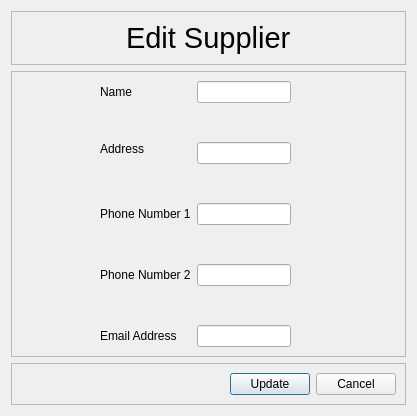
<?xml version="1.0" encoding="UTF-8"?>
<ui version="4.0">
 <class>Dialog</class>
 <widget class="QDialog" name="Dialog">
  <property name="geometry">
   <rect>
    <x>0</x>
    <y>0</y>
    <width>417</width>
    <height>416</height>
   </rect>
  </property>
  <property name="windowTitle">
   <string>Dialog</string>
  </property>
  <layout class="QGridLayout" name="gridLayout_4">
   <item row="2" column="0" colspan="2">
    <widget class="QFrame" name="frame_3">
     <property name="frameShape">
      <enum>QFrame::StyledPanel</enum>
     </property>
     <property name="frameShadow">
      <enum>QFrame::Raised</enum>
     </property>
     <layout class="QGridLayout" name="gridLayout_3">
      <item row="0" column="0">
       <spacer name="horizontalSpacer_8">
        <property name="orientation">
         <enum>Qt::Horizontal</enum>
        </property>
        <property name="sizeHint" stdset="0">
         <size>
          <width>40</width>
          <height>20</height>
         </size>
        </property>
       </spacer>
      </item>
      <item row="0" column="1">
       <widget class="QPushButton" name="updateButton">
        <property name="statusTip">
         <string/>
        </property>
        <property name="text">
         <string>Update</string>
        </property>
       </widget>
      </item>
      <item row="0" column="2">
       <widget class="QPushButton" name="cancelButton">
        <property name="text">
         <string>Cancel</string>
        </property>
       </widget>
      </item>
     </layout>
    </widget>
   </item>
   <item row="0" column="0" colspan="2">
    <widget class="QFrame" name="frame">
     <property name="frameShape">
      <enum>QFrame::StyledPanel</enum>
     </property>
     <property name="frameShadow">
      <enum>QFrame::Raised</enum>
     </property>
     <layout class="QGridLayout" name="gridLayout">
      <item row="0" column="0" alignment="Qt::AlignHCenter">
       <widget class="QLabel" name="label">
        <property name="font">
         <font>
          <pointsize>22</pointsize>
         </font>
        </property>
        <property name="text">
         <string>Edit Supplier</string>
        </property>
       </widget>
      </item>
     </layout>
    </widget>
   </item>
   <item row="1" column="0" colspan="2">
    <widget class="QFrame" name="frame_2">
     <property name="frameShape">
      <enum>QFrame::StyledPanel</enum>
     </property>
     <property name="frameShadow">
      <enum>QFrame::Raised</enum>
     </property>
     <layout class="QGridLayout" name="gridLayout_2">
      <item row="2" column="3" alignment="Qt::AlignTop">
       <widget class="QLabel" name="addressLabel">
        <property name="text">
         <string>Address</string>
        </property>
       </widget>
      </item>
      <item row="2" column="2">
       <spacer name="horizontalSpacer_2">
        <property name="orientation">
         <enum>Qt::Horizontal</enum>
        </property>
        <property name="sizeHint" stdset="0">
         <size>
          <width>40</width>
          <height>20</height>
         </size>
        </property>
       </spacer>
      </item>
      <item row="4" column="3">
       <widget class="QLabel" name="phoneNumber1Label">
        <property name="text">
         <string>Phone Number 1</string>
        </property>
       </widget>
      </item>
      <item row="6" column="3">
       <widget class="QLabel" name="phoneNumber2Label">
        <property name="text">
         <string>Phone Number 2</string>
        </property>
       </widget>
      </item>
      <item row="2" column="5">
       <spacer name="horizontalSpacer_5">
        <property name="orientation">
         <enum>Qt::Horizontal</enum>
        </property>
        <property name="sizeHint" stdset="0">
         <size>
          <width>40</width>
          <height>20</height>
         </size>
        </property>
       </spacer>
      </item>
      <item row="1" column="4">
       <spacer name="verticalSpacer_2">
        <property name="orientation">
         <enum>Qt::Vertical</enum>
        </property>
        <property name="sizeHint" stdset="0">
         <size>
          <width>20</width>
          <height>40</height>
         </size>
        </property>
       </spacer>
      </item>
      <item row="2" column="8">
       <spacer name="horizontalSpacer">
        <property name="orientation">
         <enum>Qt::Horizontal</enum>
        </property>
        <property name="sizeHint" stdset="0">
         <size>
          <width>40</width>
          <height>20</height>
         </size>
        </property>
       </spacer>
      </item>
      <item row="7" column="4">
       <spacer name="verticalSpacer_5">
        <property name="orientation">
         <enum>Qt::Vertical</enum>
        </property>
        <property name="sizeHint" stdset="0">
         <size>
          <width>20</width>
          <height>40</height>
         </size>
        </property>
       </spacer>
      </item>
      <item row="0" column="3">
       <widget class="QLabel" name="nameLabel">
        <property name="text">
         <string>Name</string>
        </property>
       </widget>
      </item>
      <item row="8" column="3">
       <widget class="QLabel" name="emailLabel">
        <property name="text">
         <string>Email Address</string>
        </property>
       </widget>
      </item>
      <item row="3" column="4">
       <spacer name="verticalSpacer_3">
        <property name="orientation">
         <enum>Qt::Vertical</enum>
        </property>
        <property name="sizeHint" stdset="0">
         <size>
          <width>20</width>
          <height>40</height>
         </size>
        </property>
       </spacer>
      </item>
      <item row="2" column="0">
       <spacer name="horizontalSpacer_4">
        <property name="orientation">
         <enum>Qt::Horizontal</enum>
        </property>
        <property name="sizeHint" stdset="0">
         <size>
          <width>40</width>
          <height>20</height>
         </size>
        </property>
       </spacer>
      </item>
      <item row="5" column="4">
       <spacer name="verticalSpacer_4">
        <property name="orientation">
         <enum>Qt::Vertical</enum>
        </property>
        <property name="sizeHint" stdset="0">
         <size>
          <width>20</width>
          <height>40</height>
         </size>
        </property>
       </spacer>
      </item>
      <item row="2" column="6">
       <spacer name="horizontalSpacer_7">
        <property name="orientation">
         <enum>Qt::Horizontal</enum>
        </property>
        <property name="sizeHint" stdset="0">
         <size>
          <width>40</width>
          <height>20</height>
         </size>
        </property>
       </spacer>
      </item>
      <item row="2" column="1">
       <spacer name="horizontalSpacer_6">
        <property name="orientation">
         <enum>Qt::Horizontal</enum>
        </property>
        <property name="sizeHint" stdset="0">
         <size>
          <width>40</width>
          <height>20</height>
         </size>
        </property>
       </spacer>
      </item>
      <item row="2" column="7">
       <spacer name="horizontalSpacer_3">
        <property name="orientation">
         <enum>Qt::Horizontal</enum>
        </property>
        <property name="sizeHint" stdset="0">
         <size>
          <width>40</width>
          <height>20</height>
         </size>
        </property>
       </spacer>
      </item>
      <item row="0" column="4">
       <widget class="QLineEdit" name="nameInput"/>
      </item>
      <item row="2" column="4">
       <widget class="QLineEdit" name="addressInput"/>
      </item>
      <item row="4" column="4">
       <widget class="QLineEdit" name="phoneNumber1Input"/>
      </item>
      <item row="6" column="4">
       <widget class="QLineEdit" name="phoneNumber2Input"/>
      </item>
      <item row="8" column="4">
       <widget class="QLineEdit" name="emailInput"/>
      </item>
     </layout>
    </widget>
   </item>
  </layout>
 </widget>
 <resources/>
 <connections/>
</ui>
